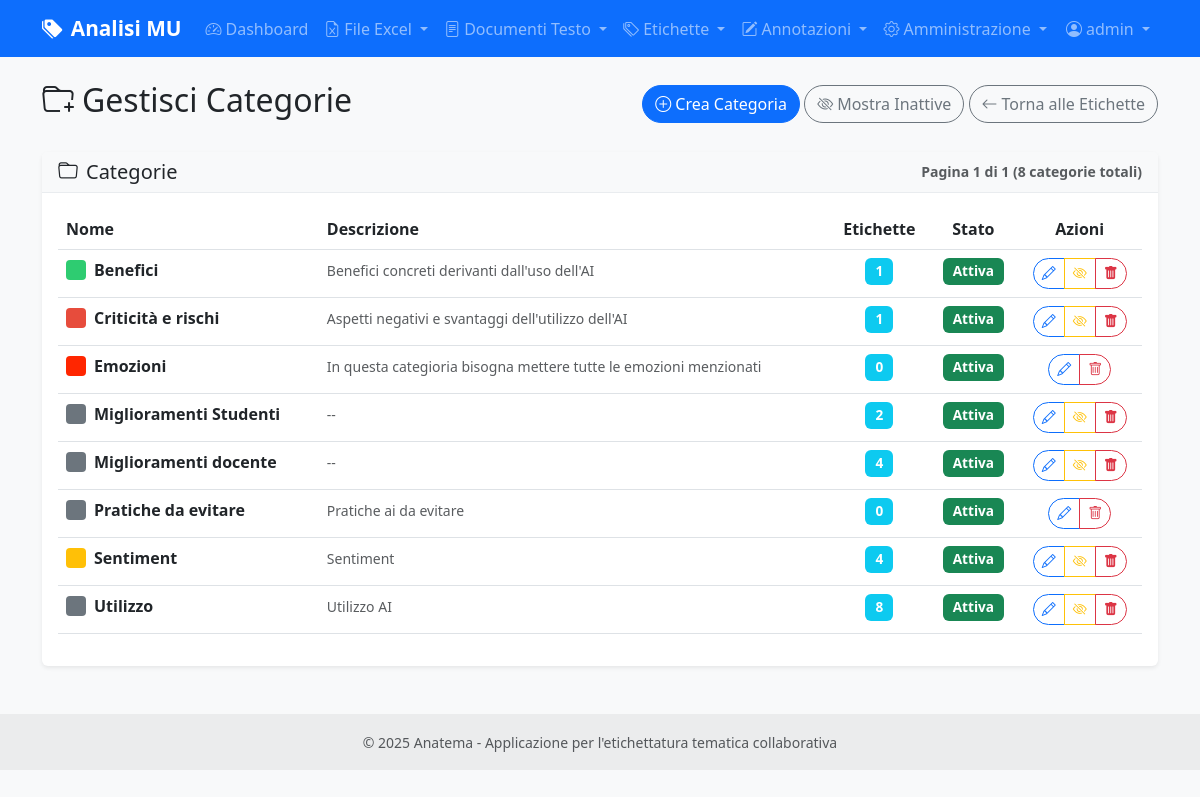
Page /labels/categories (signed in) on the committed database.
### models.py (models this page shows, shortened)
class User(UserMixin, db.Model):
    id = db.Column(db.Integer, primary_key=True)
    username = db.Column(db.String(80), unique=True, nullable=False)
    email = db.Column(db.String(120), unique=True, nullable=False)
    password_hash = db.Column(db.String(255), nullable=False)
    role = db.Column(db.String(20), default='annotatore')  # 'amministratore' o 'annotatore'
    is_active = db.Column(db.Boolean, default=True)
    last_login = db.Column(db.DateTime)
    created_at = db.Column(db.DateTime, default=datetime.utcnow)
    updated_at = db.Column(db.DateTime, default=datetime.utcnow, onupdate=datetime.utcnow)
    annotations = db.relationship('CellAnnotation', foreign_keys='CellAnnotation.user_id', backref='user', lazy=True)
    def can_manage_users(self):
        return self.role == 'amministratore'

class Category(db.Model):
    id = db.Column(db.Integer, primary_key=True)
    name = db.Column(db.String(100), nullable=False, unique=True)
    description = db.Column(db.Text)
    color = db.Column(db.String(7), default='#6c757d')  # Colore HEX
    is_active = db.Column(db.Boolean, default=True)  # Soft delete
    created_at = db.Column(db.DateTime, default=datetime.utcnow)
    updated_at = db.Column(db.DateTime, default=datetime.utcnow, onupdate=datetime.utcnow)
    labels = db.relationship('Label', foreign_keys='Label.category_id', back_populates='category_obj')

### routes/labels.py (the view)
@labels_bp.route('/categories')
@login_required
def list_categories():
    page = request.args.get('page', 1, type=int)
    show_inactive = request.args.get('show_inactive', False, type=bool)
    query = Category.query
    if not show_inactive:
        query = query.filter_by(is_active=True)
    categories = query.order_by(Category.name).paginate(
        page=page, per_page=20, error_out=False
    )
    category_stats = {}
    for category in categories.items:
        category_stats[category.id] = Label.query.filter_by(category_id=category.id, is_active=True).count()
    return render_template('labels/list_categories.html',
                         categories=categories,
                         category_stats=category_stats,
                         show_inactive=show_inactive)

### templates/labels/list_categories.html (shortened to what this page needs)
{% extends "base.html" %}
{% block content %}
<div class="row mb-4">
    <div class="col-12">
        <div class="d-flex justify-content-between align-items-center">
            <h2>
                <i class="bi bi-folder-plus me-2"></i>Gestisci Categorie
            </h2>
            <div>
                <a href="{{ url_for('labels.create_category') }}" class="btn btn-primary">
                    <i class="bi bi-plus-circle me-1"></i>Crea Categoria
                </a>
                {% if show_inactive %}
                <a href="{{ url_for('labels.list_categories') }}" class="btn btn-outline-info">
                    <i class="bi bi-eye me-1"></i>Solo Attive
                </a>
                {% else %}
                <a href="{{ url_for('labels.list_categories', show_inactive=True) }}" class="btn btn-outline-secondary">
                    <i class="bi bi-eye-slash me-1"></i>Mostra Inattive
                </a>
                {% endif %}
                <a href="{{ url_for('labels.list_labels') }}" class="btn btn-outline-secondary">
                    <i class="bi bi-arrow-left me-1"></i>Torna alle Etichette
                </a>
            </div>
        </div>
    </div>
</div>
<div class="row">
    <div class="col-12">
        <div class="card">
            <div class="card-header d-flex justify-content-between align-items-center">
                <h5 class="mb-0">
                    <i class="bi bi-folder me-2"></i>Categorie
                </h5>
                <small class="text-muted">
                    Pagina {{ categories.page }} di {{ categories.pages }} ({{ categories.total }} categorie totali)
                </small>
            </div>
            <div class="card-body">
                {% if categories.items %}
                <div class="table-responsive">
                    <table class="table table-hover">
                        <thead>
                            <tr>
                                <th>Nome</th>
                                <th>Descrizione</th>
                                <th class="text-center">Etichette</th>
                                <th class="text-center">Stato</th>
                                <th class="text-center">Azioni</th>
                            </tr>
                        </thead>
                        <tbody>
                            {% for category in categories.items %}
                            <tr {% if not category.is_active %}class="table-secondary"{% endif %}>
                                <td>
                                    <div class="d-flex align-items-center">
                                        <div class="color-indicator me-2"
                                             style="background-color: {{ category.color }}; width: 20px; height: 20px; border-radius: 4px;"></div>
                                        <strong>{{ category.name }}</strong>
                                    </div>
                                </td>
                                <td>
                                    <small class="text-muted">
                                        {{ category.description or 'Nessuna descrizione' }}
                                    </small>
                                </td>
                                <td class="text-center">
                                    <span class="badge bg-info">
                                        {{ category_stats[category.id] }}
                                    </span>
                                </td>
                                <td class="text-center">
                                    {% if category.is_active %}
                                    <span class="badge bg-success">Attiva</span>
                                    {% else %}
                                    <span class="badge bg-secondary">Inattiva</span>
                                    {% endif %}
                                </td>
                                <td class="text-center">
                                    <div class="btn-group btn-group-sm" role="group">
                                        <a href="{{ url_for('labels.edit_category', category_id=category.id) }}"
                                           class="btn btn-outline-primary"
                                           title="Modifica">
                                            <i class="bi bi-pencil"></i>
                                        </a>
                                        {% if category.is_active %}
                                            {% if category_stats[category.id] == 0 %}
                                            <button type="button"
                                                    class="btn btn-outline-danger"
                                                    title="Elimina"
                                                    onclick="confirmDelete({{ category.id }}, '{{ category.name }}')">
                                                <i class="bi bi-trash"></i>
                                            </button>
                                            {% else %}
                                            <button type="button"
                                                    class="btn btn-outline-warning"
                                                    title="Disattiva"
                                                    onclick="confirmDeactivate({{ category.id }}, '{{ category.name }}')">
                                                <i class="bi bi-eye-slash"></i>
                                            </button>
                                            <button type="button"
                                                    class="btn btn-outline-danger"
                                                    title="Elimina categoria e {{ category_stats[category.id] }} etichette"
                                                    onclick="confirmDeleteWithLabels({{ category.id }}, '{{ category.name }}', {{ category_stats[category.id] }})">
                                                <i class="bi bi-trash-fill"></i>
                                            </button>
                                            {% endif %}
                                        {% endif %}
                                    </div>
                                </td>
                            </tr>
                            {% endfor %}
                        </tbody>
                    </table>
                </div>
                {% endif %}
            </div>
        </div>
    </div>
</div>
{% endblock %}

### templates/base.html (shortened to what this page needs)
<!DOCTYPE html>
<html lang="it">
<head>
    <link href="https://cdn.jsdelivr.net/npm/bootstrap@5.3.0/dist/css/bootstrap.min.css" rel="stylesheet">
    <link href="https://cdn.jsdelivr.net/npm/bootstrap-icons@1.10.0/font/bootstrap-icons.css" rel="stylesheet">
    <link href="{{ url_for('static', filename='css/style.css') }}" rel="stylesheet">
</head>
<body>
    <nav class="navbar navbar-expand-lg navbar-dark bg-primary">
        <div class="container">
            <a class="navbar-brand" href="{{ url_for('main.index') }}">
                <i class="bi bi-tags-fill me-2"></i>Analisi MU
            </a>
            <div class="collapse navbar-collapse" id="navbarNav">
                <ul class="navbar-nav me-auto">
                    {% if current_user.is_authenticated %}
                    <li class="nav-item">
                        <a class="nav-link" href="{{ url_for('main.dashboard') }}">
                            <i class="bi bi-speedometer2 me-1"></i>Dashboard
                        </a>
                    </li>
                    <li class="nav-item dropdown">
                        <a class="nav-link dropdown-toggle" href="#" id="excelDropdown" role="button" data-bs-toggle="dropdown">
                            <i class="bi bi-file-earmark-excel me-1"></i>File Excel
                        </a>
                    </li>
                    <li class="nav-item dropdown">
                        <a class="nav-link dropdown-toggle" href="#" id="textDocsDropdown" role="button" data-bs-toggle="dropdown">
                            <i class="bi bi-file-text me-1"></i>Documenti Testo
                        </a>
                    </li>
                    <li class="nav-item dropdown">
                        <a class="nav-link dropdown-toggle" href="#" id="labelsDropdown" role="button" data-bs-toggle="dropdown">
                            <i class="bi bi-tags me-1"></i>Etichette
                        </a>
                    </li>
                    <li class="nav-item dropdown">
                        <a class="nav-link dropdown-toggle" href="#" id="annotationDropdown" role="button" data-bs-toggle="dropdown">
                            <i class="bi bi-pencil-square me-1"></i>Annotazioni
                        </a>
                    </li>
                    {% if current_user.can_manage_users() %}
                    <li class="nav-item dropdown">
                        <a class="nav-link dropdown-toggle" href="#" id="adminDropdown" role="button" data-bs-toggle="dropdown">
                            <i class="bi bi-gear me-1"></i>Amministrazione
                        </a>
                    </li>
                    {% endif %}
                    {% endif %}
                </ul>
                <ul class="navbar-nav">
                    {% if current_user.is_authenticated %}
                    <li class="nav-item dropdown">
                        <a class="nav-link dropdown-toggle" href="#" id="userDropdown" role="button" data-bs-toggle="dropdown">
                            <i class="bi bi-person-circle me-1"></i>{{ current_user.username }}
                        </a>
                    </li>
                    {% endif %}
                </ul>
            </div>
        </div>
    </nav>
    <main class="container my-4">
        {% block content %}{% endblock %}
    </main>
    <footer class="bg-light text-center text-lg-start mt-5">
        <div class="text-center p-3" style="background-color: rgba(0, 0, 0, 0.05);">
            <small class="text-muted">
                © 2025 Anatema - Applicazione per l'etichettatura tematica collaborativa
            </small>
        </div>
    </footer>
</body>
</html>

### static/css/style.css (style rules this page uses)
:root { --primary-color: #007bff; --success-color: #28a745; --warning-color: #ffc107; --danger-color: #dc3545; --info-color: #17a2b8; --light-color: #f8f9fa; --dark-color: #343a40; }
body { font-family: 'Segoe UI', Tahoma, Geneva, Verdana, sans-serif; background-color: #f8f9fa; }
.navbar-brand { font-weight: 600; font-size: 1.3rem; }
.card { border: none; box-shadow: 0 0.125rem 0.25rem rgba(0, 0, 0, 0.075); transition: box-shadow 0.15s ease-in-out; }
.card-header { background-color: #f8f9fa; border-bottom: 1px solid #e9ecef; font-weight: 600; }
.btn { border-radius: 50px; font-weight: 500; transition: all 0.2s ease; }
.badge { font-size: 0.85em; padding: 0.5em 0.75em; }

### rows in the picture
User: username "admin"
Category: name "Benefici", description "Benefici concreti derivanti dall'uso dell'AI", is_active "1", shows "Attiva"
Category: name "Criticità e rischi", description "Aspetti negativi e svantaggi dell'utilizzo dell'AI", is_active "1", shows "Attiva"
Category: name "Emozioni", description "In questa categioria bisogna mettere tutte le emozioni menzionati", category_stats "0", is_active "Attiva"
Category: name "Miglioramenti Studenti", description "--", category_stats "2", is_active "Attiva"
Category: name "Miglioramenti docente", description "--", category_stats "4", is_active "Attiva"
Category: name "Pratiche da evitare", description "Pratiche ai da evitare", category_stats "0", is_active "Attiva"
Category: name "Sentiment", description "Sentiment", category_stats "4", is_active "Attiva"
Category: name "Utilizzo", description "Utilizzo AI", category_stats "8", is_active "Attiva"

### other values in the picture
{{ categories.page }} "1"
{{ categories.pages }} "1"
{{ categories.total }} "8"
